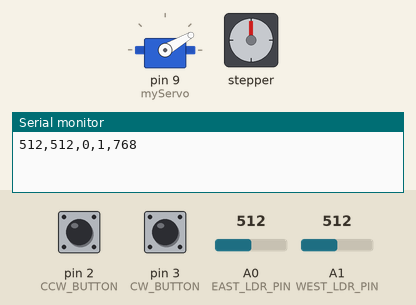
The sketch below on a simulated Arduino Uno, built with avr-gcc and run on an emulated ATmega328P. On the bench: servo, stepper motor, the last lines printed to the serial monitor. Inputs (shaded band) come from the test bench; at power-on: pin 2 (CCW_BUTTON) HIGH, A0 (EAST_LDR_PIN) = 512, A1 (WEST_LDR_PIN) = 512, pin 3 (CW_BUTTON) HIGH. Stepper angles assume 2048 steps per turn.

Above: at 1.2 s.
1.3 s: pin 2 (CCW_BUTTON) pulled LOW for 0.15 s
At 1.3 s:
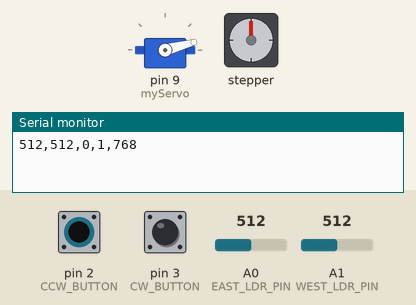
At 3.3 s:
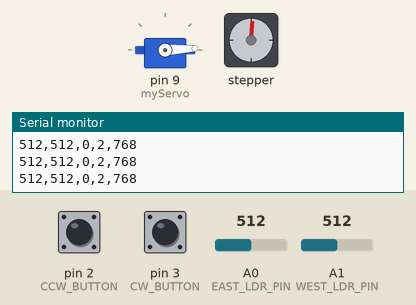
4.4 s: A0 (EAST_LDR_PIN) set to 535
7.4 s: A0 (EAST_LDR_PIN) set to 555
At 8.54 s:
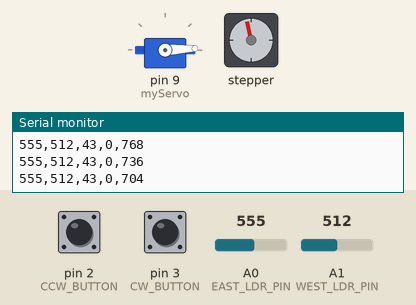
10.4 s: A1 (WEST_LDR_PIN) set to 716
13.4 s: A1 (WEST_LDR_PIN) set to 511
16.4 s: A0 (EAST_LDR_PIN) set to 511
At 19.4 s:
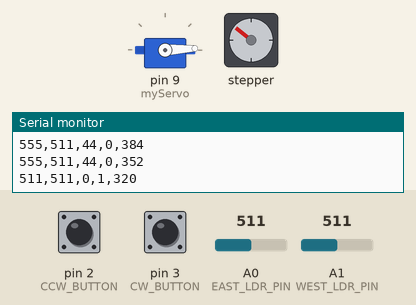
Timing chart, 0 to 20.4 s (numbered marks = the images above; inputs shaded):
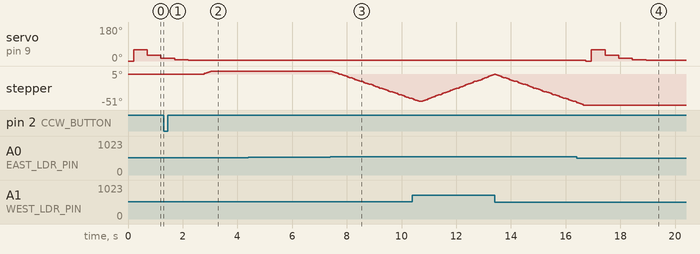

The sketch:

SolarTracker.ino
```cpp
#include <Stepper.h>
#include <Servo.h>

// Photoresistors Analog Pins and Variables
int EAST_LDR_PIN = 0;
int WEST_LDR_PIN = 1;
int eastLDR = 0;
int westLDR = 0;
int deltaLDR = 0;
int averageLDR = 0;
const int moveCutoff = 30;

// Servo Pin and Variables
const int SERVO = 9;
int servoAngle = 0; // Current servo angle
int nextAngle = 90;
int prevAngle = 0;
int prevLDR = 0;
int nextLDR = 0;
int tempAngle = 0;
int tempLDR = 0;


// Maunual Buttons to turn stepper PINS
int CCW_BUTTON = 2;
int CW_BUTTON = 3;

// Motor Pins and Variables
const int IN1 = 5;
const int IN2 = 6;
const int IN3 = 10;
const int IN4 = 11;
const int stepsPerRevolution = 2048;
int stepperSpeed = 0;
int dir = 0; // Direction to spin stepper for manual control
int stepperPOS = stepsPerRevolution * 0.375; // Pos repersenting stepper(limited to 0 to 180)

int operationMode = 0;

Stepper myStepper = Stepper(stepsPerRevolution, IN1, IN3, IN2, IN4);
Servo myServo = Servo();

void setup() {
  pinMode(CW_BUTTON, INPUT_PULLUP);
  pinMode(CCW_BUTTON, INPUT_PULLUP);

  attachInterrupt(digitalPinToInterrupt(CW_BUTTON), turnCW, FALLING);
  attachInterrupt(digitalPinToInterrupt(CCW_BUTTON), turnCCW, FALLING);

  myStepper.setSpeed(3);
  myServo.attach(9);
  Serial.begin(9600);
  myServo.write(00);
}

void findNextAngle () {
  //Serial.print(nextAngle);
  //Serial.print(",");
  myServo.write(nextAngle);
  delay(500);
  nextLDR = getAvgLDR();
  //Serial.println(nextLDR);
  if (nextLDR > prevLDR) {
    tempAngle = nextAngle;
    tempLDR = nextLDR;
  }
  else {
    tempAngle = prevAngle;
    tempLDR = prevLDR;
  }
  nextAngle = (nextAngle + prevAngle)/2;
  prevAngle = tempAngle;
  prevLDR = tempLDR;
}

double getAvgLDR() {
  eastLDR = analogRead(EAST_LDR_PIN);
  westLDR = analogRead(WEST_LDR_PIN);
  averageLDR = (eastLDR + westLDR) / 2;
  return averageLDR;
}

double getDeltaLDR (){
  eastLDR = analogRead(EAST_LDR_PIN);
  westLDR = analogRead(WEST_LDR_PIN);
  deltaLDR = eastLDR - westLDR;
  return deltaLDR;
}


void turnCW() {
  dir = -1;
}

void turnCCW() {
  dir = 1;
}

void loop() {
  deltaLDR = getDeltaLDR();

  if (abs(deltaLDR) > moveCutoff)
    operationMode = 0;
  else if(operationMode != 2)
    operationMode = 1;

  if (dir != 0) {
    myStepper.step(dir * stepsPerRevolution / 64);
    dir = 0;
  }

  Serial.print(eastLDR);
  Serial.print(",");
  Serial.print(westLDR);
  Serial.print(",");
  Serial.print(deltaLDR);
  Serial.print(",");
  Serial.print(operationMode);
  Serial.print(",");
  Serial.println(stepperPOS);

  if (operationMode == 0) {
    if (deltaLDR < -moveCutoff && stepperPOS < stepsPerRevolution * 0.75) {
      stepperPOS += stepsPerRevolution / 64;
      if (stepperPOS >= stepsPerRevolution * 0.75) {
        stepperPOS = stepsPerRevolution / 2;
      } else {
        myStepper.step(stepsPerRevolution / 64);
      }
      myStepper.step(stepsPerRevolution / 64);
    } else if (deltaLDR > moveCutoff && stepperPOS > 0) {
      stepperPOS -= stepsPerRevolution / 64;
      if (stepperPOS <= 0) {
        stepperPOS = 0;
      } else {
        myStepper.step(-stepsPerRevolution / 64);
      }
    }
  } else if (operationMode == 1) {
    prevAngle = 0;
    nextAngle = 60;
    myServo.write(prevAngle);
    delay(200);
    prevLDR = getAvgLDR();

    while (abs(prevAngle - nextAngle) > 2 && abs(getDeltaLDR()) < moveCutoff) {
      findNextAngle();
    }
    operationMode = 2;
  }
  delay(50);
}
```

Measured:
- the behaviour switches between 542 and 543 on A0 (EAST_LDR_PIN) (found by bisection; images 2 and 3)
- after the input at 7.4 s, stepper: keeps turning counter-clockwise at about 16°/s, starting after 0.07 s
- after the input at 16.4 s, servo on pin 9 (myServo): 3° → 0° after 0.34 s, → 60° 0.20 s later, → 30° 0.50 s later, → 15° 0.50 s later, … (6 changes in this stretch); stepper: goes on until 16.6 s, then stays -51°
